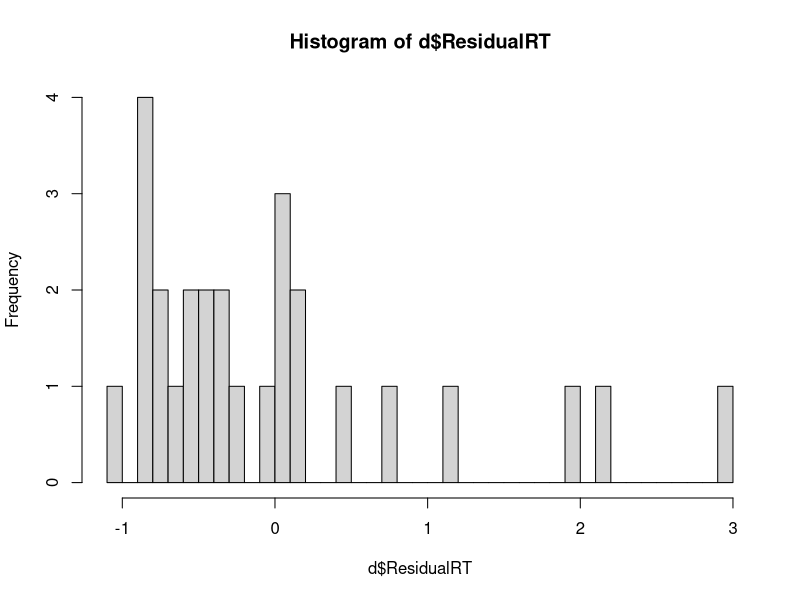
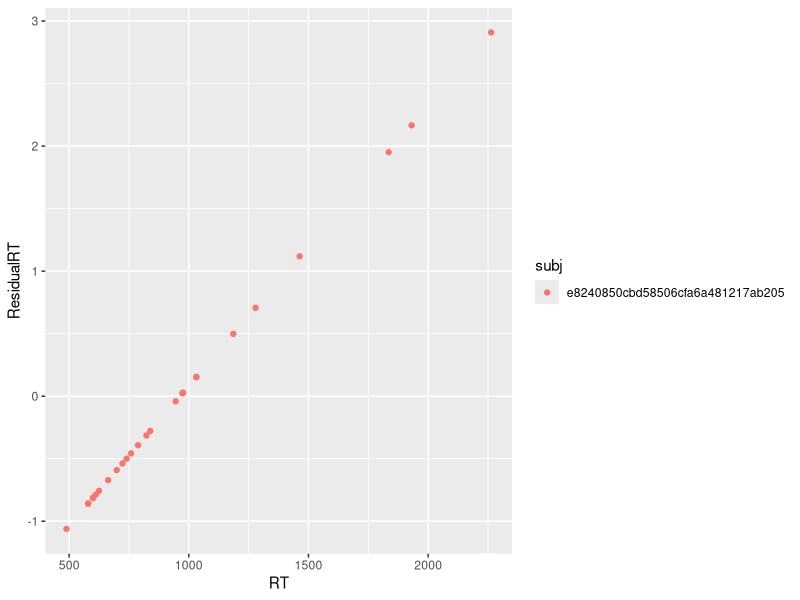
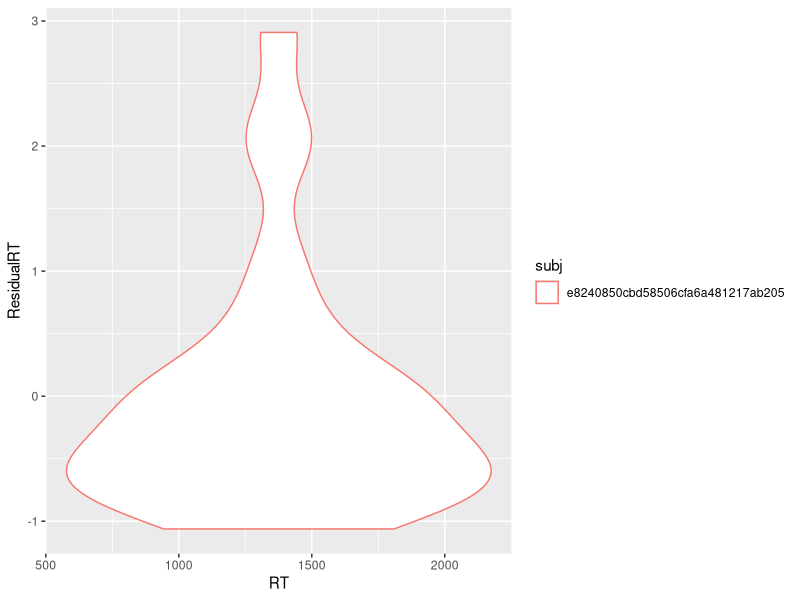
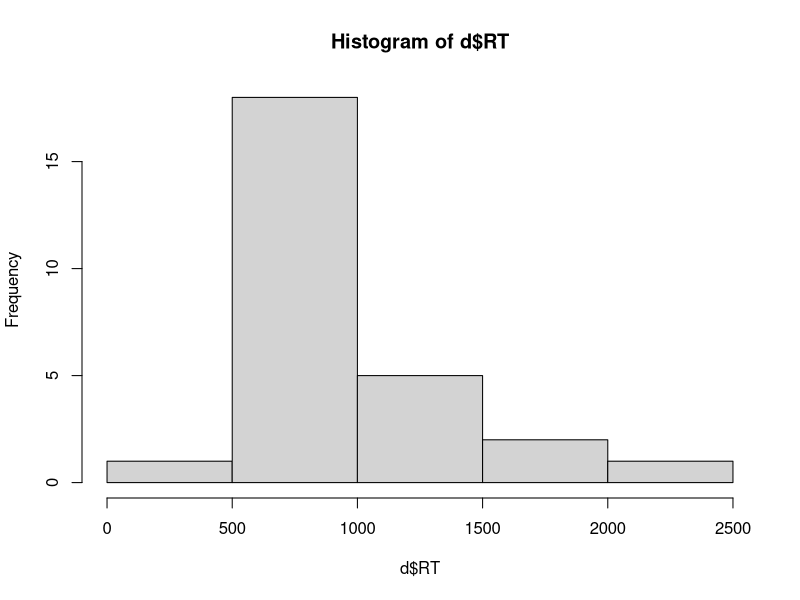
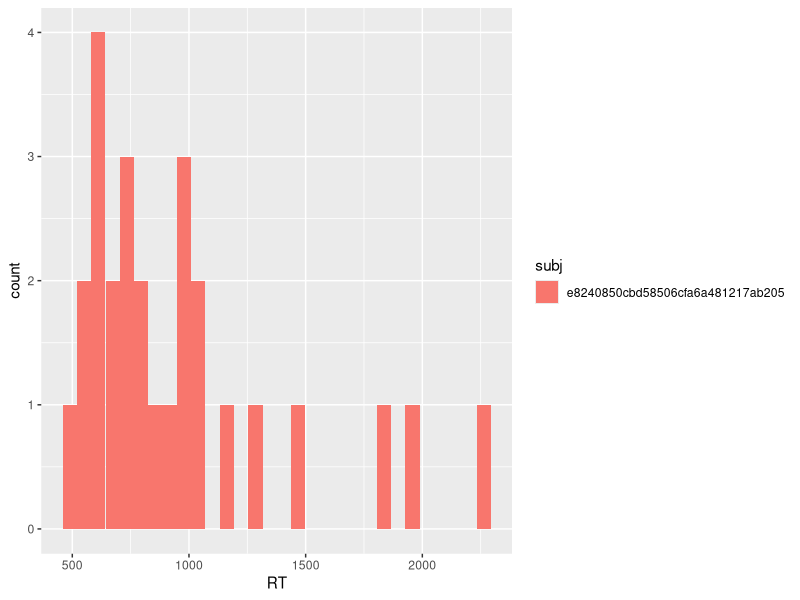
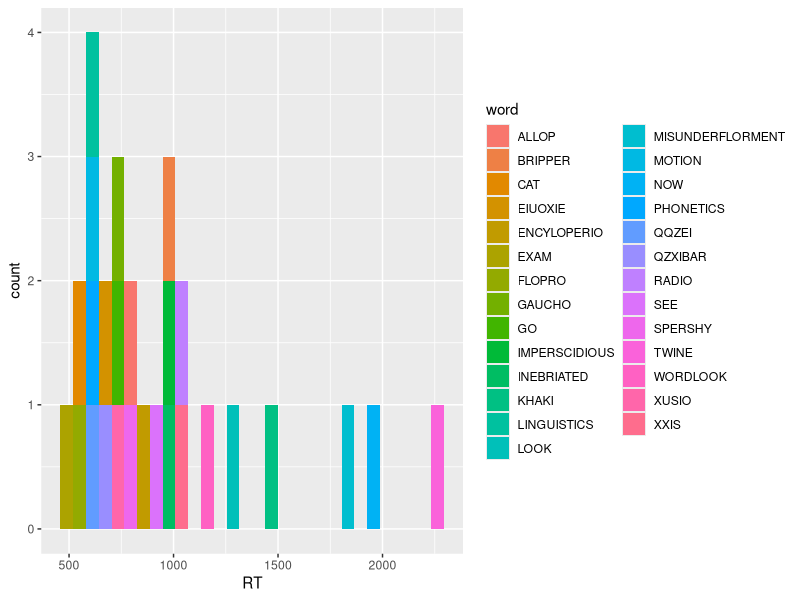
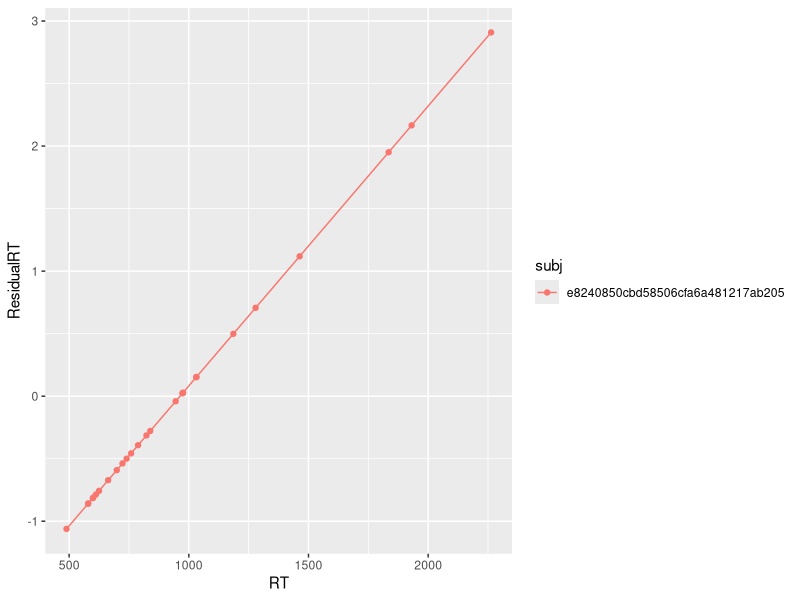
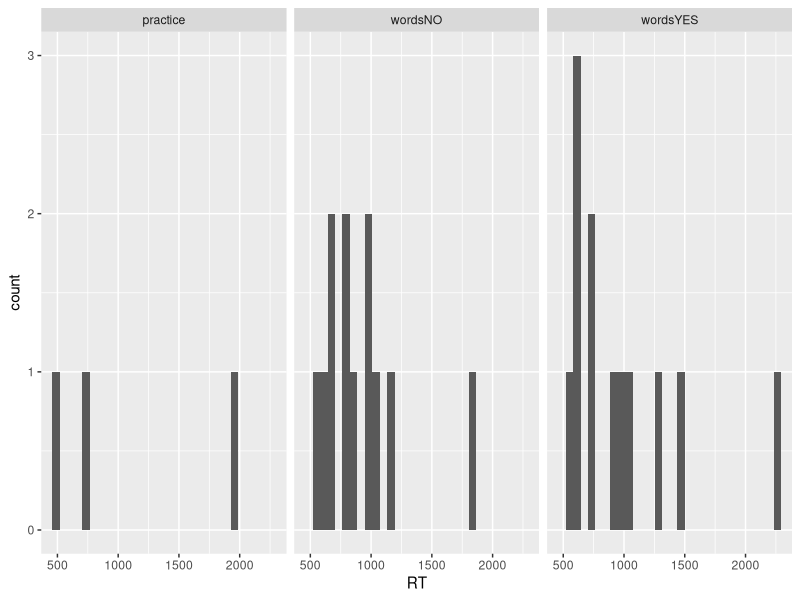

The R script that drew these images, in order:
## ---- chunk 1
knitr::opts_chunk$set(echo = TRUE)
## ---- chunk 2
library(tidyverse)
d = read_csv("../experiments/lexdec.csv", comment = "#",
             col_names = c("time", "subj", "exp",
                           "item", "element", "type",
                           "garbage", "wordnum", 
                           "word", "RT", "guess", 
                           "Sent")) %>%
  filter(type != "words")

d = group_by(d, subj) %>%
  mutate(ResidualRT = (RT - mean(RT))/sd(RT))
hist(d$ResidualRT, breaks=40)
## ---- chunk 3
dative = read_csv("../pset1/dative.csv")
head(dative)
dative$Modality
filter(dative, Modality == "written") %>%
  select(Verb, RealizationOfRecipient)

# first group_by,
# take the output of the group_by() function and apply the summarise function
# to it
group_by(dative, AnimacyOfTheme) %>%
  summarise(is.NP = mean(RealizationOfRecipient == "NP"))

# equivalent to above
dative.grouped = group_by(dative, AnimacyOfTheme)
summarise(dative.grouped, is.NP = mean(RealizationOfRecipient == "NP"))

# also equivalent
summarise(group_by(dative, AnimacyOfTheme), 
          is.NP =mean(RealizationOfRecipient == "NP"))


dative$RealizationOfRecipient == "NP"

# proportion of the time that the value is TRUE
mean(c(TRUE, TRUE, TRUE, FALSE))


## ---- chunk 4
# scatterplot: geom_point()
ggplot(d, aes(x=RT, y=ResidualRT, colour=subj)) +
  geom_point() 

# violin plot (powerful but violin plots are not so useful in many cases)
ggplot(d, aes(x=RT, y=ResidualRT, colour=subj)) +
  geom_violin() 

# histogram
hist(d$RT)
print(ggplot(d, aes(x=RT, fill=subj)) +
  geom_histogram() )

# now do the colored histogram by word
print(ggplot(d, aes(x=RT, fill=word)) +
  geom_histogram() )

# plot that makes points....and then add lines
ggplot(d, aes(x=RT, y=ResidualRT, colour=subj)) +
  geom_line() + 
  geom_point()  

ggplot(d, aes(x=RT)) + 
  geom_histogram() + 
  facet_wrap(~type, ncol=5)

head(d)
